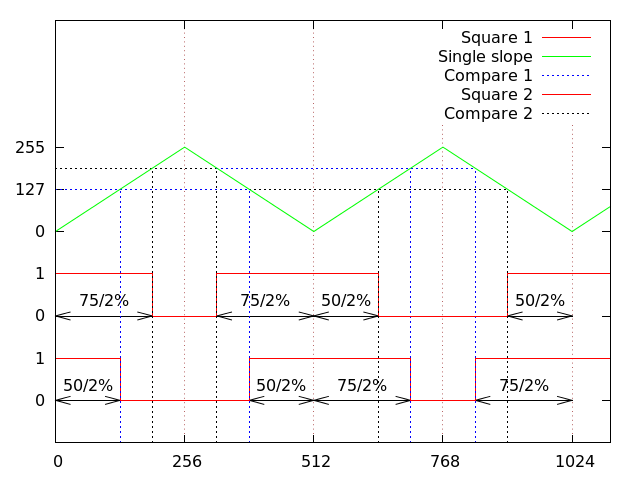

gnuplot code for this plot:
set terminal pngcairo dashed
set output 'dual_slope_with_two_outputs_and_duty_cycle_change.png'

set xrange [0:1100];
set yrange [0:10];

set arrow from 0,6.5 to 256 * 4 - 128 - 512 - 64,6.5 nohead ls 3 lc 7
set arrow from 0,6 to 768 - 512 + 128,6 nohead ls 3 lc 3

set arrow from 256+64,6.5 to 256 * 4 - 128 - 64,6.5 nohead ls 3 lc 3
set arrow from 256+128,6 to 768 + 128,6 nohead ls 3 lc 7

set grid xtics lt 0 lw 1 lc rgb "#880000"

set label "75/2%" center at 128-32,3 offset 0, 0.8
set label "75/2%" center at 256+128+32,3 offset 0, 0.8
set arrow from 256+64,3 to 256+128+128,3 heads
set arrow from 0,3 to 128 + 64,3 heads

set label "50/2%" center at 128-64,1 offset 0, 0.8
set label "50/2%" center at 256+128+64,1 offset 0, 0.8
set arrow from 256+128,1 to 256+128+128,1 heads
set arrow from 0,1 to 128,1 heads


set label "75/2%" center at 512+128-32,1 offset 0, 0.8
set label "75/2%" center at 512+256+128+32,1 offset 0, 0.8
set arrow from 512+256+64,1 to 512+256+128+128,1 heads
set arrow from 512+0,1 to 512+128 + 64,1 heads

set label "50/2%" center at 512+128-64,3 offset 0, 0.8
set label "50/2%" center at 512+256+128+64,3 offset 0, 0.8
set arrow from 512+256+128,3 to 512+256+128+128,3 heads
set arrow from 512+0,3 to 512+128,3 heads


set ytics ("0" 1, "1" 2, "0" 3, "1" 4,"0" 5, "127" 6, "255" 7 )

set xtics 256

plot '-' using ($1*256):(($2*1)) title "Square 1" with lines, \
     '-' using ($1*256):($2*1 + 2) title "Single slope" with lines lt 1 lc 2, \
     '-' using ($1*256):($2*1 + 2) title "Compare 1" with impulses, \
     '-' using ($1*256):($2*1 + 2) title "Square 2" with lines lt 1 lc 1, \
     '-' using ($1*256):($2*1 + 2) title "Compare 2" with impulses lt 3 lc 7
	0 2
	0.5 2
	0.5 1
	1.5 1
	1.5 2
	2 2
	2.75 2
	2.75 1
	3.25 1
	3.25 2
	4 2
	4.75 2
	4.75 1
	5.25 1
	5.25 2
	6 2
	6.75 2
	6.75 1
	7.25 1
	7.25 2
	8 2

EOF
	0 3
	1 5
	2 3
	3 5
	4 3
	5 5
	6 3
	7 5
	8 3
EOF
	0.5 4	
	1.5 4
	2.75 4.5	
	3.25 4.5
	4.5 4	
	5.5 4
	6.5 4
	7.5 4
EOF
	0 2
	0.75 2
	0.75 1
	1.25 1
	1.25 2
	2 2
	2.5 2
	2.5 1
	3.5 1
	3.5 2
	4 2
	4.5 2
	4.5 1
	5.5 1
	5.5 2
	6 2
	6.5 2
	6.5 1
	7.5 1
	7.5 2
EOF
	0.75 4.5	
	1.25 4.5
	2.5 4	
	3.5 4
	4.75 4.5	
	5.25 4.5
	6.75 4.5	
	7.25 4.5
EOF

show grid;
#pause -1;
